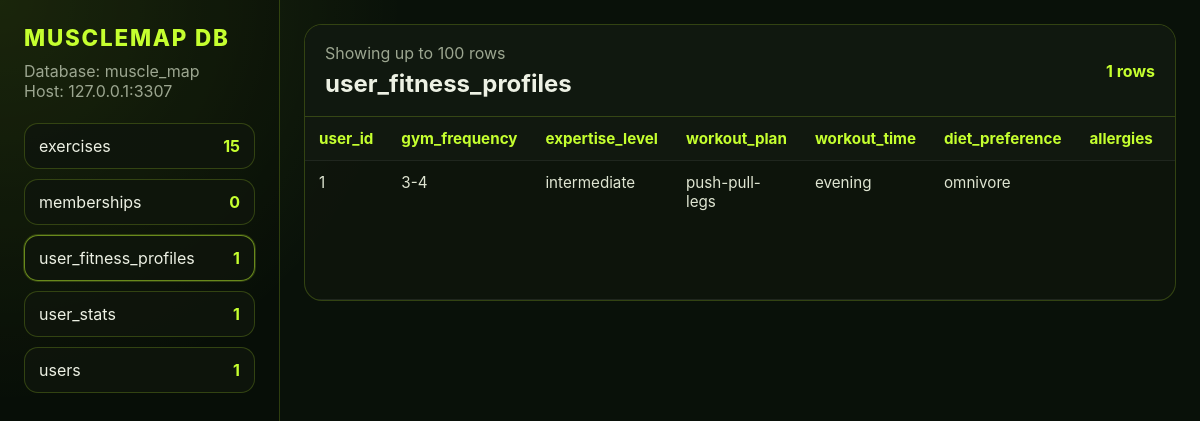
/dbgui/index.php?table=user_fitness_profiles, run on the app's committed database.
### tables this page shows
CREATE TABLE IF NOT EXISTS user_fitness_profiles (
    user_id INT PRIMARY KEY,
    gym_frequency VARCHAR(50),
    expertise_level VARCHAR(50),
    workout_plan VARCHAR(100),
    workout_time VARCHAR(50),
    diet_preference VARCHAR(50),
    allergies TEXT,
    supplements TEXT,
    medical_conditions TEXT,
    goals TEXT,
    FOREIGN KEY (user_id) REFERENCES users(id) ON DELETE CASCADE
);

### dbgui/index.php (the view, shortened to what this page needs)
<?php
$db = mm_db();
$databaseName = getenv('DB_DATABASE') ?: 'muscle_map';
$tables = [];
$tableCounts = [];
$selectedTable = null;
$rows = [];
$columns = [];
$tableResult = $db->query('SHOW TABLES');
while ($tableName = $tableResult->fetchColumn()) {
    $tables[] = $tableName;
}
foreach ($tables as $tableName) {
    $countStmt = $db->query('SELECT COUNT(*) FROM `' . str_replace('`', '``', $tableName) . '`');
    $tableCounts[$tableName] = (int) $countStmt->fetchColumn();
}
$requestedTable = isset($_GET['table']) ? (string) $_GET['table'] : '';
if ($requestedTable !== '' && in_array($requestedTable, $tables, true)) {
    $selectedTable = $requestedTable;
} elseif (!empty($tables)) {
    $selectedTable = $tables[0];
}
if ($selectedTable !== null) {
    $safeTable = str_replace('`', '``', $selectedTable);
    $dataStmt = $db->query('SELECT * FROM `' . $safeTable . '` LIMIT 100');
    $rows = $dataStmt->fetchAll();
    $columns = !empty($rows) ? array_keys($rows[0]) : [];
}
?>
<!doctype html>
<html lang="en">
  <head>
  </head>
  <body>
    <div class="layout">
      <aside class="sidebar">
        <h1 class="brand">MuscleMap DB</h1>
        <p class="meta">Database: <?= htmlspecialchars($databaseName, ENT_QUOTES, 'UTF-8') ?><br>Host: 127.0.0.1:3307</p>
        <nav class="table-list">
          <?php foreach ($tables as $tableName): ?>
            <a
              class="table-link<?= $tableName === $selectedTable ? ' active' : '' ?>"
              href="?table=<?= urlencode($tableName) ?>"
            >
              <span><?= htmlspecialchars($tableName, ENT_QUOTES, 'UTF-8') ?></span>
              <span class="count"><?= $tableCounts[$tableName] ?? 0 ?></span>
            </a>
          <?php endforeach; ?>
        </nav>
      </aside>
      <main class="content">
        <section class="card">
          <div class="card-header">
            <div>
              <p class="meta" style="margin:0 0 6px;">Showing up to 100 rows</p>
              <h2 class="card-title"><?= htmlspecialchars((string) $selectedTable, ENT_QUOTES, 'UTF-8') ?></h2>
            </div>
            <div class="count"><?= $selectedTable !== null ? ($tableCounts[$selectedTable] ?? 0) : 0 ?> rows</div>
          </div>
          <?php if ($selectedTable === null): ?>
            <div class="empty">No tables found.</div>
          <?php elseif (empty($columns)): ?>
            <div class="empty">Table exists but has no columns to display.</div>
          <?php else: ?>
            <div class="table-wrap">
              <table>
                <thead>
                  <tr>
                    <?php foreach ($columns as $column): ?>
                      <th><?= htmlspecialchars((string) $column, ENT_QUOTES, 'UTF-8') ?></th>
                    <?php endforeach; ?>
                  </tr>
                </thead>
                <tbody>
                  <?php if (empty($rows)): ?>
                    <tr>
                      <td colspan="<?= count($columns) ?>">No rows in this table.</td>
                    </tr>
                  <?php else: ?>
                    <?php foreach ($rows as $row): ?>
                      <tr>
                        <?php foreach ($columns as $column): ?>
                          <td><?= htmlspecialchars((string) ($row[$column] ?? ''), ENT_QUOTES, 'UTF-8') ?></td>
                        <?php endforeach; ?>
                      </tr>
                    <?php endforeach; ?>
                  <?php endif; ?>
                </tbody>
              </table>
            </div>
          <?php endif; ?>
        </section>
      </main>
    </div>
  </body>
</html>

### dbgui/index.php (style rules this page uses)
:root { --bg: #091109; --panel: rgba(15, 22, 13, 0.9); --panel-strong: #10180f; --line: rgba(197, 255, 47, 0.2); --text: #edf1e4; --muted: #9ca690; --accent: #c5ff2f; }
* { box-sizing: border-box; }
body { margin: 0; font-family: -apple-system, BlinkMacSystemFont, "Segoe UI", sans-serif; color: var(--text); background: radial-gradient(circle at top left, rgba(197, 255, 47, 0.12), transparent 28%), radial-gradient(circle at bottom right, rgba(61, 220, 151, 0.1), transparent 22%), var(--bg); }
.layout { min-height: 100vh; display: grid; grid-template-columns: 280px minmax(0, 1fr); }
.sidebar, .content { padding: 24px; }
.sidebar { border-right: 1px solid var(--line); background: rgba(0, 0, 0, 0.18); }
.brand { font-size: 1.4rem; font-weight: 800; letter-spacing: 0.08em; text-transform: uppercase; color: var(--accent); margin: 0 0 10px; }
.meta { color: var(--muted); margin: 0 0 22px; }
.table-list { display: grid; gap: 10px; }
.table-link { display: flex; align-items: center; justify-content: space-between; gap: 12px; padding: 12px 14px; border: 1px solid var(--line); border-radius: 14px; color: inherit; text-decoration: none; background: var(--panel); }
.table-link.active { border-color: rgba(197, 255, 47, 0.5); box-shadow: 0 0 0 1px rgba(197, 255, 47, 0.18); }
.count { color: var(--accent); font-weight: 700; }
.card { border: 1px solid var(--line); border-radius: 18px; background: var(--panel); overflow: hidden; }
.card-header { display: flex; align-items: center; justify-content: space-between; gap: 16px; padding: 18px 20px; background: var(--panel-strong); border-bottom: 1px solid var(--line); }
.card-title { margin: 0; font-size: 1.5rem; }
.table-wrap { overflow: auto; }
table { width: 100%; border-collapse: collapse; }
th, td { padding: 12px 14px; border-bottom: 1px solid rgba(255, 255, 255, 0.08); text-align: left; vertical-align: top; font-size: 0.95rem; }
th { position: sticky; top: 0; background: #11180f; color: var(--accent); }
td { color: #dfe5d2; max-width: 280px; white-space: pre-wrap; word-break: break-word; }

### data on the page
user_fitness_profiles: user_id "1", gym_frequency "3-4", expertise_level "intermediate", workout_plan "push-pull-legs", workout_time "evening", diet_preference "omnivore"

### other printed values
$databaseName "muscle_map"
$tableName "exercises"
$tableCounts[$tableName] "15"
$tableName "memberships"
$tableCounts[$tableName] "0"
$tableName "user_fitness_profiles"
$tableCounts[$tableName] "1"
$tableName "user_stats"
$tableName "users"
$selectedTable "user_fitness_profiles"
$tableCounts[$selectedTable] "1"
$column "user_id"
$column "gym_frequency"
$column "expertise_level"
$column "workout_plan"
